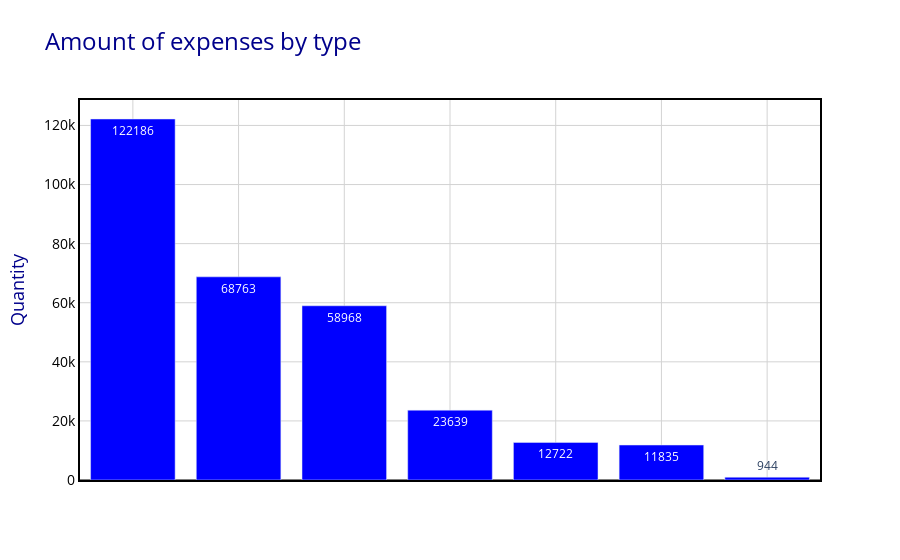

Notebook code for this chart:
### Code cell
# Plot the data
trace = go.Bar(
    x=count_by_type["TIPO_DESPESA"],
    y=count_by_type["COUNT"],
    marker=dict(color="blue"),
    text=count_by_type["COUNT"],
    textposition="auto",
)

# Set chart layout
layout = go.Layout(
    title="Amount of expenses by type",
    titlefont=dict(size=24, color="darkblue"),
    xaxis=dict(
        xaxis_layout,
        showticklabels=False,  # Turn off X axis values
    ),
    yaxis=yaxis_layout,
    hovermode="closest",
    plot_bgcolor="white",
)

py.iplot({"data": [trace], "layout": layout})

### Figure 1 — Plotly figure (JSON) as saved in the notebook; plotly's stock layout.template omitted (floating-point values rounded to 4 significant figures)
{"data": [{"marker": {"color": "blue"}, "text": [122186, 68763, 58968, 23639, 12722, 11835, 944], "textposition": "auto", "type": "bar", "x": ["Locomoçăo, hospedagem, alimentaçăo, combustíveis e lubrificantes", "Passagens aéreas, aquáticas e terrestres nacionais", "Aluguel de imóveis para escritório político, compreendendo despesas concernentes a eles.", "Aquisiçăo de material de consumo para uso no escritório político, inclusive aquisiçăo ou locaçăo de software, despesas postais, aquisiçăo de publicaçơes, locaçăo de móveis e de equipamentos. ", "Divulgaçăo da atividade parlamentar", "Contrataçăo de consultorias, assessorias, pesquisas, trabalhos técnicos e outros serviços de apoio ao exercício do mandato parlamentar", "Serviços de Segurança Privada"], "y": [122186, 68763, 58968, 23639, 12722, 11835, 944]}], "layout": {"hovermode": "closest", "plot_bgcolor": "white", "title": {"font": {"color": "darkblue", "size": 24}, "text": "Amount of expenses by type"}, "xaxis": {"gridcolor": "lightgrey", "gridwidth": 1, "linecolor": "black", "linewidth": 2, "mirror": true, "showgrid": true, "showline": true, "showticklabels": false, "tickfont": {"color": "black", "size": 14}, "title": {"font": {"color": "darkblue", "size": 18}}, "zeroline": true, "zerolinecolor": "grey", "zerolinewidth": 2}, "yaxis": {"gridcolor": "lightgrey", "gridwidth": 1, "linecolor": "black", "linewidth": 2, "mirror": true, "showgrid": true, "showline": true, "tickfont": {"color": "black", "size": 14}, "title": {"font": {"color": "darkblue", "size": 18}, "text": "Quantity"}, "zeroline": true, "zerolinecolor": "grey", "zerolinewidth": 2}}}
